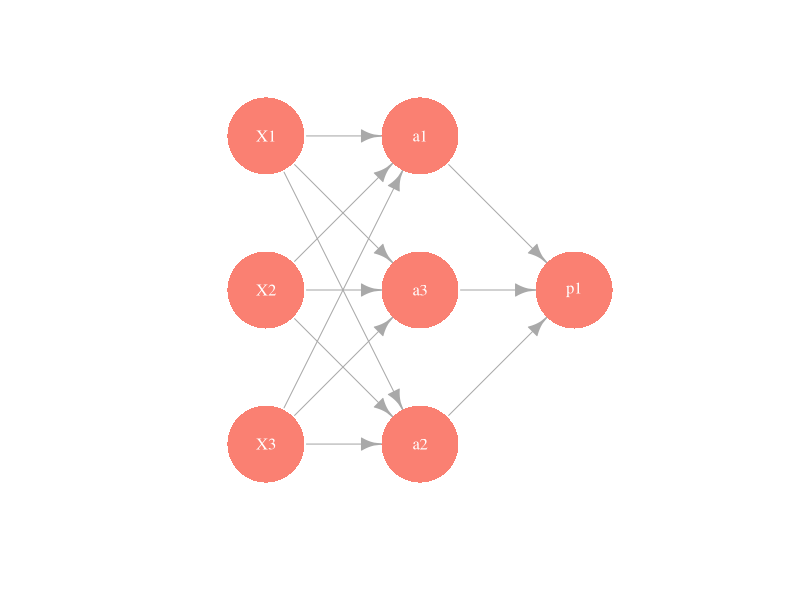
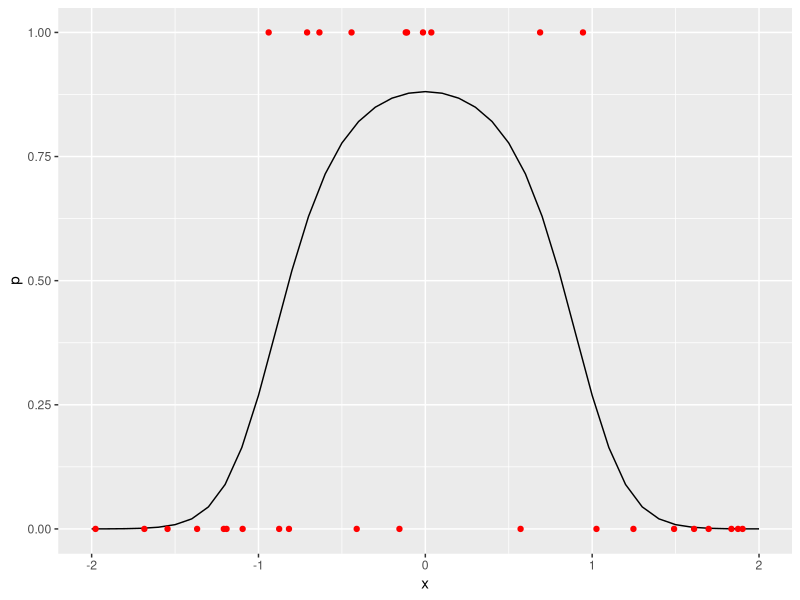
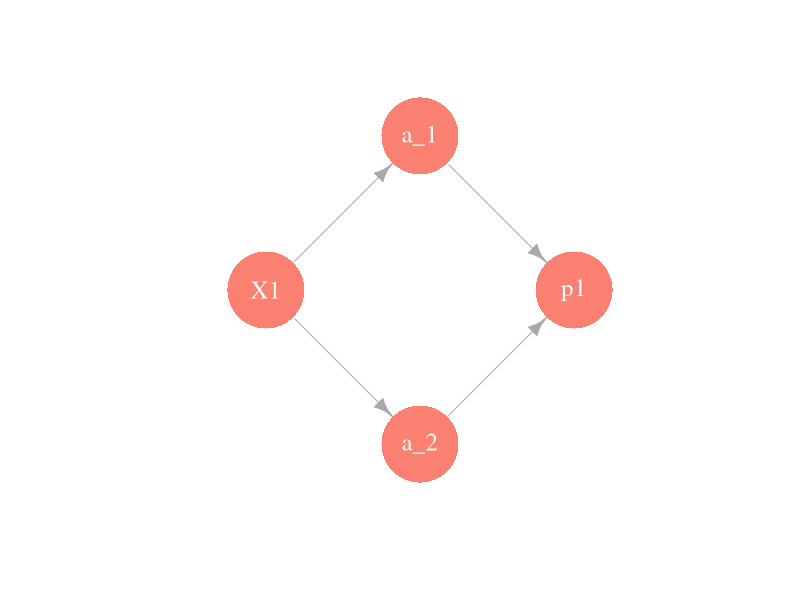
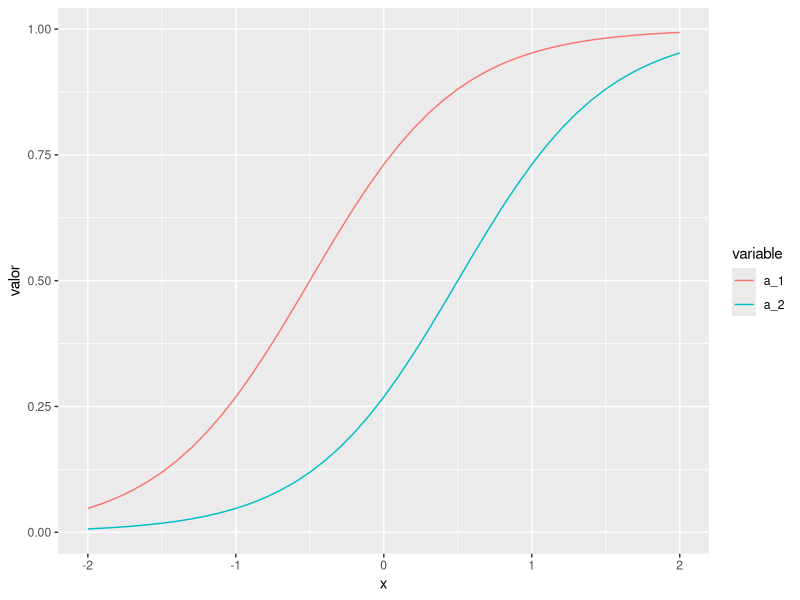
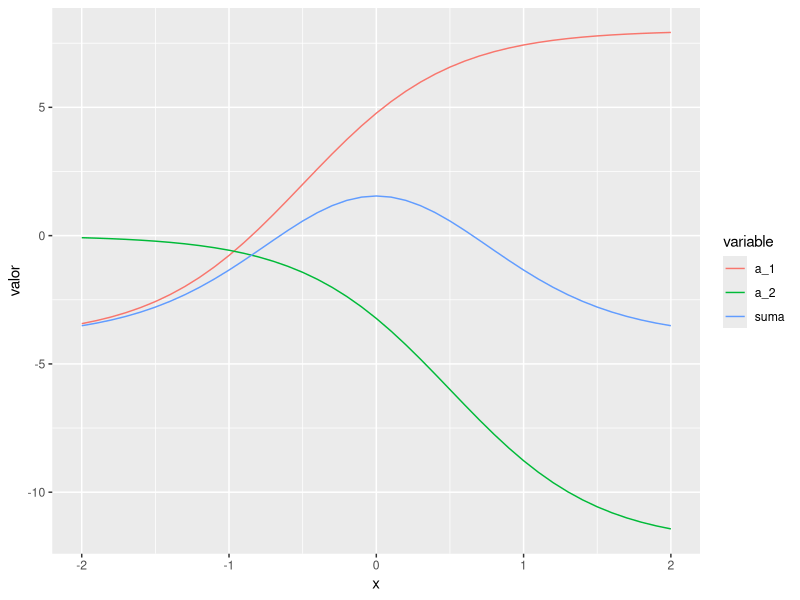
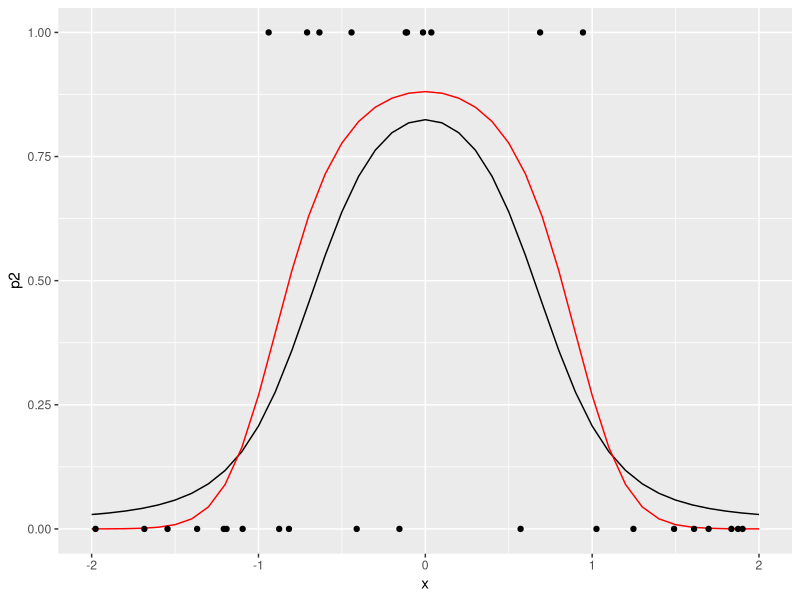
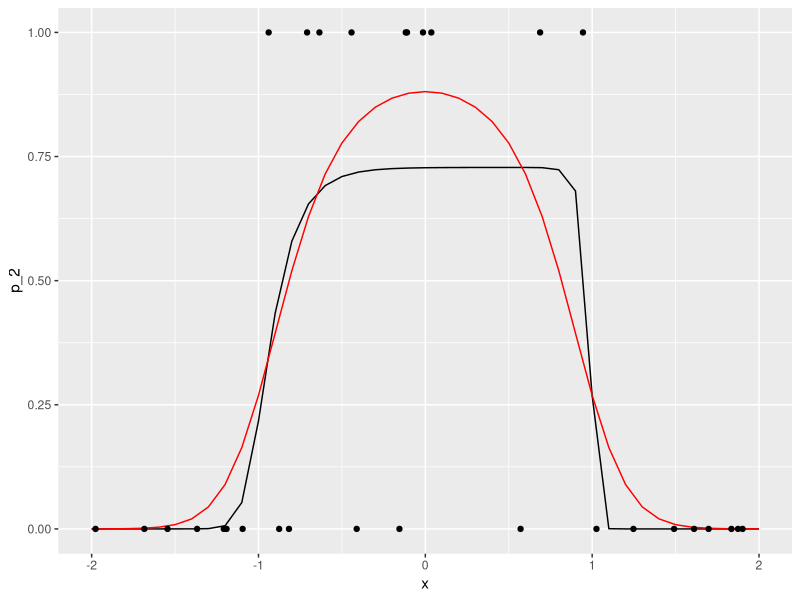
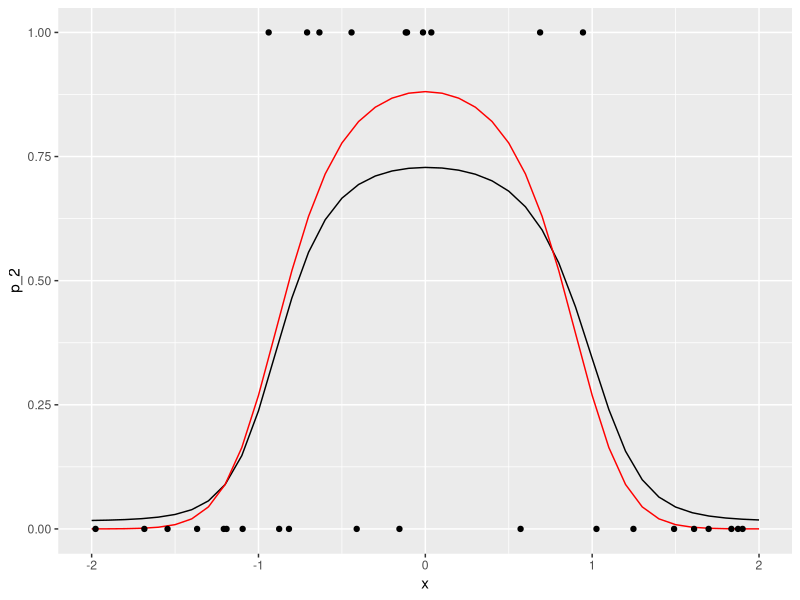

Recreate these plots in R, in order.
## ---- chunk 1
library(igraph)
library(ggplot2)
library(dplyr)
library(tidyr)
 gr <- graph(
   c(c(1,4,1,5,1,6,2,4,2,5,2,6,3,4,3,5,3,6), c(4,7,5,7,6,7)))
 plot(gr, layout = matrix(c(-4,1,-4,0,-4,-1,0,1,0,-1,0,0,4,0), byrow=T, ncol=2),
      vertex.label=c('X1','X2','X3','a1','a2','a3','p1'), 
      vertex.size=50, vertex.color='salmon', vertex.label.cex=1,
      vertex.label.color='white',vertex.frame.color=NA)
## ---- chunk 2
h <- function(x){
    1/(1 + exp(-x)) # es lo mismo que exp(x)/(1 + exp(x))
}
x <- seq(-2, 2, 0.1)
p <- h(2 - 3 * x^2) #probabilidad condicional de clase 1 (vs. 0)
set.seed(2805721)
x_1 <- runif(30, -2, 2)
g_1 <- rbinom(30, 1, h(2 - 3 * x_1^2))
datos <- data.frame(x_1, g_1)
dat_p <- data.frame(x, p)
g <- qplot(x, p, geom='line')
g + geom_point(data = datos, aes(x = x_1, y = g_1), colour = 'red')
## ---- chunk 3
 gr <- graph(c(1,2,1,3,2,4,3,4))
 plot(gr, layout = matrix(c(-2,0,0,1,0,-1,2,0), byrow=T, ncol=2),
      vertex.label=c('X1','a_1','a_2','p1'), 
      vertex.size=50, vertex.color='salmon', vertex.label.cex=1.5,
   vertex.label.color='white',vertex.frame.color=NA
   )
## ---- chunk 4
a_1 <- h( 1 + 2*x)  # 2(x+1/2)
a_2 <- h(-1 + 2*x)  # 2(x-1/2) # una es una versión desplazada de otra.
## ---- chunk 5
dat_a <- data.frame(x = x, a_1 = a_1, a_2 = a_2)
dat_a_2 <- dat_a %>% gather(variable, valor, a_1:a_2)
ggplot(dat_a_2, aes(x=x, y=valor, colour=variable, group=variable)) + geom_line()
## ---- chunk 6
dat_a <- data.frame(x=x, a_1=-4+12*a_1, a_2=-12*a_2, suma=-4+12*a_1-12*a_2)
dat_a_2 <- dat_a %>% gather(variable, valor, a_1:suma)
ggplot(dat_a_2, aes(x=x, y=valor, colour=variable, group=variable)) + geom_line()
## ---- chunk 7
dat_2 <- data.frame(x, p2=h(-4 + 12*a_1 - 12*a_2))
ggplot(dat_2, aes(x=x, y=p2)) + geom_line()+
geom_line(data=dat_p, aes(x=x,y=p), col='red') +ylim(c(0,1))+
   geom_point(data = datos, aes(x=x_1,y=g_1))
## ---- chunk 8
## esta función calcula los valores de cada nodo en toda la red,
## para cada entrada
feed_fow <- function(beta, x){
  a_1 <- h(beta[1] + beta[2]*x) # calcula variable 1 de capa oculta
  a_2 <- h(beta[3] + beta[4]*x) # calcula variable 2 de capa oculta
  p <- h(beta[5]+beta[6]*a_1 + beta[7]*a_2) # calcula capa de salida
  p
}
## ---- chunk 9
devianza_fun <- function(x, y){
    # esta función es una fábrica de funciones
   devianza <- function(beta){
         p <- feed_fow(beta, x)
      - 2 * mean(y*log(p) + (1-y)*log(1-p))
   }
  devianza
}
## ---- chunk 10
dev <- devianza_fun(x_1, g_1) # crea función dev
## ahora dev toma solamente los 7 parámetros beta:
dev(c(0,0,0,0,0,0,0))
## ---- chunk 11
set.seed(5)
salida <- optim(rnorm(7), dev, method='BFGS') # inicializar al azar punto inicial
salida
beta <- salida$par
## ---- chunk 12

## hacer feed forward con beta encontrados
p_2 <- feed_fow(beta, x)
dat_2 <- data.frame(x, p_2 = p_2)
ggplot(dat_2, aes(x = x, y = p_2)) + geom_line()+
geom_line(data = dat_p, aes(x = x, y = p), col='red') +ylim(c(0,1))+
   geom_point(data = datos, aes(x = x_1, y = g_1))
## ---- chunk 13
beta
## ---- chunk 14
devianza_reg <- function(x, y, lambda){
    # esta función es una fábrica de funciones
   devianza <- function(beta){
         p <- feed_fow(beta, x)
         # en esta regularizacion quitamos sesgos, pero puede hacerse también con sesgos.
        - 2 * mean(y*log(p) + (1-y)*log(1-p)) + lambda*sum(beta[-c(1,3,5)]^2) 
   }
  devianza
}
## ---- chunk 15
dev_r <- devianza_reg(x_1, g_1, 0.001) # crea función dev
set.seed(5)
salida <- optim(rnorm(7), dev_r, method='BFGS') # inicializar al azar punto inicial
salida
beta <- salida$par
dev(beta)
p_2 <- feed_fow(beta, x)
dat_2 <- data.frame(x, p_2 = p_2)
ggplot(dat_2, aes(x = x, y = p_2)) + geom_line()+
geom_line(data = dat_p, aes(x = x, y = p), col='red') +ylim(c(0,1))+
   geom_point(data = datos, aes(x = x_1, y = g_1))
## ---- chunk 16
library(nnet)
set.seed(12)
nn <- nnet(g_1 ~ x_1, data=datos, size = 2, decay=0.0, entropy = T)
nn$wts
nn$value
## ---- chunk 17
2*nn$value/30
dev(nn$wts) 
qplot(x, predict(nn, newdata=data.frame(x_1 = x)), geom='line')
## ---- chunk 18
h <- function(x){
    exp(x)/(1+exp(x))
}
x <- seq(-2,2,0.05)
p <- h(3 + x- 3*x^2 + 3*cos(4*x))
set.seed(280572)
x.2 <- runif(300, -2, 2)
g.2 <- rbinom(300, 1, h(3 + x.2- 3*x.2^2 + 3*cos(4*x.2)))
datos <- data.frame(x.2,g.2)
dat.p <- data.frame(x,p)
g <- qplot(x,p, geom='line', col='red')
g + geom_jitter(data = datos, aes(x=x.2,y=g.2), col ='black',
  position =position_jitter(height=0.05), alpha=0.4)
## ---- chunk 19
p <- function(x1, x2){
  h(-4 + 3*x1 + 3*x2 + -6*x1*x2)
}
dat <- expand.grid(x1 = seq(-1,2,0.05), x2 = seq(-1, 2, 0.05))
dat <- dat %>% mutate(p = p(x1, x2))
ggplot(dat, aes(x=x1, y=x2)) + geom_tile(aes(fill=p))
## ---- chunk 20
set.seed(12)
n <- 500
dat_ent <- data_frame(x1=runif(n,-1,2), x2 = runif(n, -1, 2)) %>%
  mutate(p = p(x1, x2)) %>%
  mutate(y = rbinom(n, 1, p))
mod_1 <- glm(y ~ x1 + x2, data = dat_ent, family = 'binomial')
mod_1
table(predict(mod_1)> 0.5, dat_ent$y)
mod_2 <- glm(y ~ x1 + x2 + x1:x2, data = dat_ent, family = 'binomial')
mod_2
table(predict(mod_2)> 0.5, dat_ent$y)
## ---- chunk 21
set.seed(1155)
nn <- nnet(y ~ x1 + x2, data=dat_ent, size = 3, decay=0.001, 
           entropy = T, maxit=500, 
           Wts = c(1,-1,1,1, 1, -1,0,0,0,0,0,0,0)) #pesos iniciales
#primera capa
matrix(round(nn$wts[1:9], 1), 3,3, byrow=T)
#segunda capa
round(nn$wts[10:13], 1)
#2*nn$value
## ---- chunk 22
feed_fow <- function(beta, x){
  a_1 <- h(beta[1] + beta[2]*x[1] + beta[3]*x[2]) 
  a_2 <- h(beta[4] + beta[5]*x[1] + beta[6]*x[2]) 
  a_3 <- h(beta[7] + beta[8]*x[1] + beta[9]*x[2])
  p <- h(beta[10]+beta[11]*a_1 + beta[12]*a_2 + beta[13]*a_3) # calcula capa de salida
  p
}
## ---- chunk 23
feed_fow(nn$wts, c(-1,2))
feed_fow(nn$wts, c(2,-1))
feed_fow(nn$wts, c(2,2))
feed_fow(nn$wts, c(-1,-1))
## ---- chunk 24
dat <- dat %>% rowwise %>% mutate(p_red = feed_fow(nn$wts, c(x1, x2)))
ggplot(dat, aes(x=x1, y=x2)) + geom_tile(aes(fill=p_red))
## ---- chunk 25
 gr <- graph(
   c(1,4,1,5,1,6,2,4,2,5,2,6,2,4,2,5,2,6,3,4,3,5,3,6,4,7,4,8,5,7,5,8,6,7,6,8,7,8,7,9,8,9))
plot(gr, layout=matrix(c(-1,1,-1,0,-1,-1,0,1,0,0,0,-1,1,0.5,1,-0.5,2,0), byrow=T,ncol=2),
      vertex.size=50, vertex.color=c('salmon'),
     vertex.frame.color=NA, edge.curved=FALSE)
## ---- chunk 26
 gr <- graph(
   c(c(1,4,1,5,2,4,2,5,3,4,3,5)))
 plot(gr, layout = matrix(c(-4,1,-4,0,-4,-1,0,1,0,-1), byrow=T, ncol=2),
      vertex.label=c(expression(a[1]^2),expression(a[2]^2),expression(a[3]^2),
        expression(a[1]^3), expression(a[2]^3)), 
      vertex.size=50, vertex.color=c('salmon','salmon','salmon','red','red'), vertex.label.cex=1.5,
      vertex.label.color='white',vertex.frame.color=NA,
   edge.label=c(expression(theta[11]^3),expression(theta[21]^3),
     expression(theta[12]^3),  expression(theta[22]^3),
      expression(theta[13]^3), expression(theta[23]^3)))
## ---- chunk 27
 gr <- graph(
   c(c(1,5,1,6,2,5,2,6,3,5,3,6,4,5,4,6)))
 plot(gr, layout = matrix(c(-4,3,-4,1,-4,0,-4,-1,0,1,0,-1), byrow=T, ncol=2),
      vertex.label=c(expression(a[0]^2), expression(a[1]^2),
        expression(a[2]^2),expression(a[3]^2),
        expression(a[1]^3), expression(a[2]^3)), 
      vertex.size=50, 
   vertex.color=c('gray','salmon','salmon','salmon','red','red'), vertex.label.cex=1.5,
      vertex.label.color='white',vertex.frame.color=NA,
   edge.label=c(expression(theta[10]^3),expression(theta[20]^3),
     expression(theta[11]^3),expression(theta[21]^3), expression(theta[12]^3),  expression(theta[22]^3), expression(theta[13]^3), expression(theta[23]^3)))
## ---- chunk 28
feed_forward <- function(a, Theta){
  # a_{l-1} da los valores de la primera capa, la función debe regresar
  # los valores de la siguiente capa a_l. Theta da los pesos
  h(Theta %*% a)
}
## ---- chunk 29
 gr <- graph(
   c(c(1,4,1,5,2,4,2,5,3,4,3,5)))
 plot(gr, layout = matrix(c(-4,1,-4,0,-4,-1,0,1,0,-1), byrow=T, ncol=2),
      vertex.label=c('-2','5','1','a_1 ?','a_2 ?'), vertex.label.cex=1.5,
      vertex.size=50, vertex.color=c('salmon','salmon','gray','red','red'), vertex.label.cex=3,
      vertex.label.color='white',vertex.frame.color=NA,
   edge.label=c(1,2,-1,0.5,3,1))
## ---- chunk 30
Theta = t(matrix(c(3,1,-1,1,0.5,2), byrow=F, ncol=2))
Theta
## ---- chunk 31
feed_forward(c(1,-2,5), Theta = Theta)
## ---- chunk 32
gr <- graph(
   c(c(1,4,1,5,2,4,2,5,3,4,3,5)))
 plot(gr, layout = matrix(c(-4,1,-4,0,-4,-1,0,1,0,-1), byrow=T, ncol=2),
      vertex.label=c('-2','5','1','a_1=0.017','a_2=0.999'), 
      vertex.size=50, vertex.color=c('salmon','salmon','gray','red','red'), vertex.label.cex=1.5, edge.label.cex=1.5,
      vertex.label.color='white',vertex.frame.color=NA,
   edge.label=c(1,2,-1,0.5,3,1))
